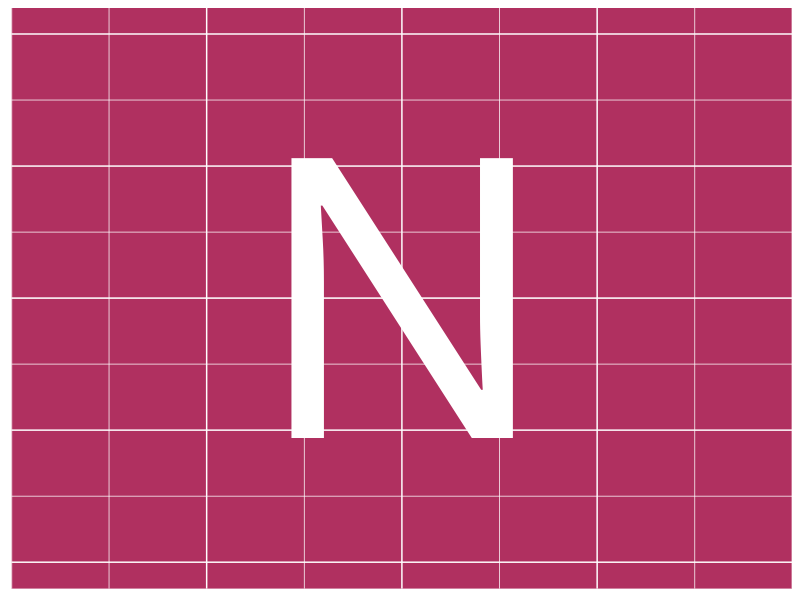

The R source for this figure:
library(ggplot2)
temp <- paste("bold(Nu)")
p <- ggplot(NULL, aes(x = 1, y = 1)) + ylim(0.8, 1.2) +
  annotate("text", 1, 1, label = temp, color="white",
           size = 99, parse = TRUE) +
  theme(panel.background = element_rect(fill = "maroon"),
        axis.title = element_blank(), axis.ticks = element_blank(),
        axis.text = element_blank())

ggsave("logo.png", width = 5, height = 5, dpi = 96)